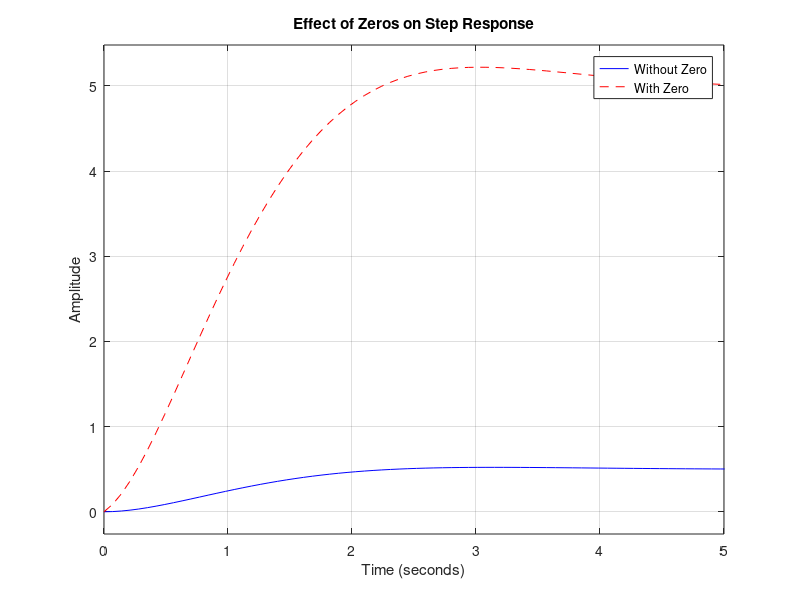

MATLAB code for this plot:
% Define numerator and denominator
num_with_zero = [1 10];     % Transfer function with a zero
num_without_zero = [1];     % Transfer function without a zero
den = [1 2 2];               % Common denominator for both systems

% Create transfer functions
sys_with_zero = tf(num_with_zero, den);
sys_without_zero = tf(num_without_zero, den);

% Plot step responses
step(sys_without_zero, 'b'); hold on;
step(sys_with_zero, 'r--');

% Customize plot
legend('Without Zero', 'With Zero');
title('Effect of Zeros on Step Response');
xlabel('Time (seconds)');
ylabel('Amplitude');
xlim([0 5]);
grid on;